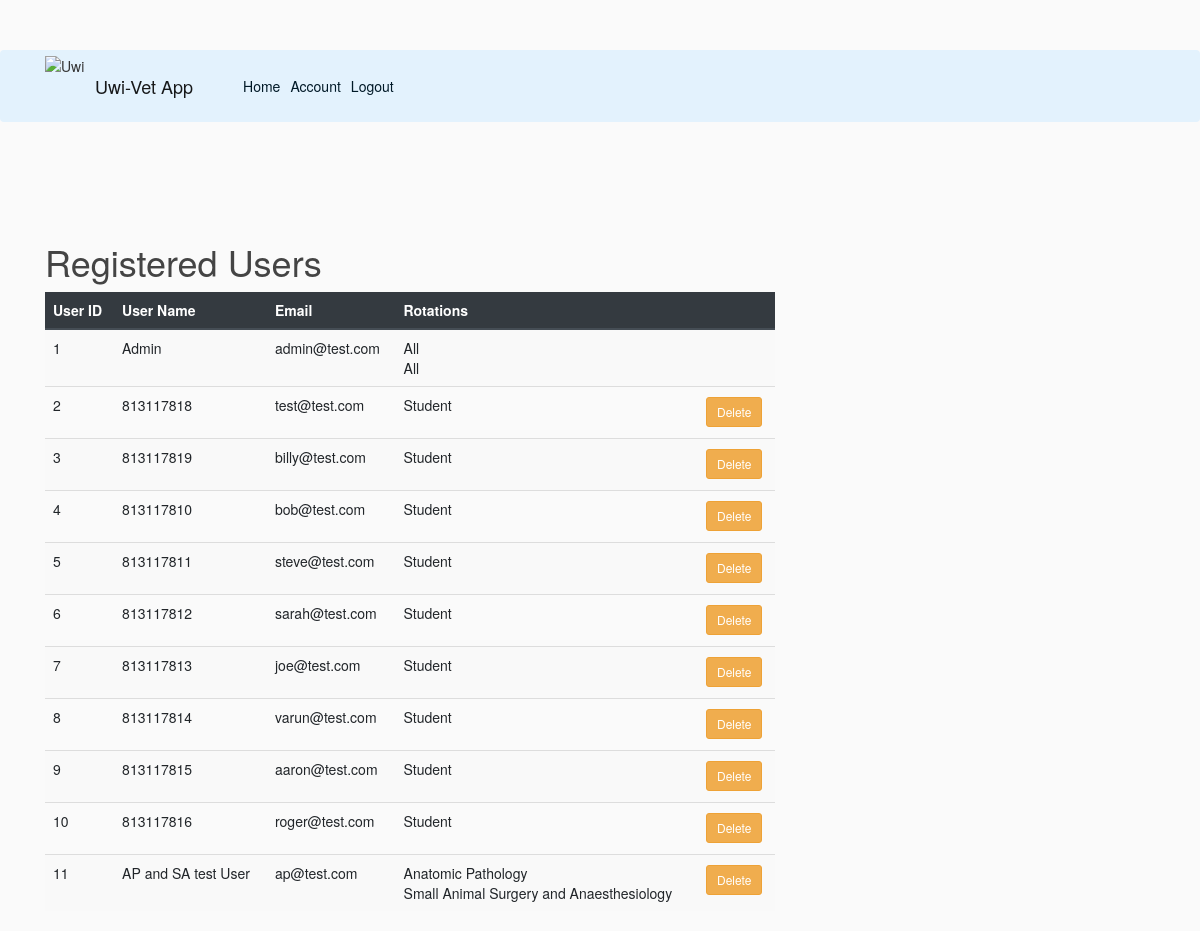
Page /usersreg (signed in) on the earlier database version.
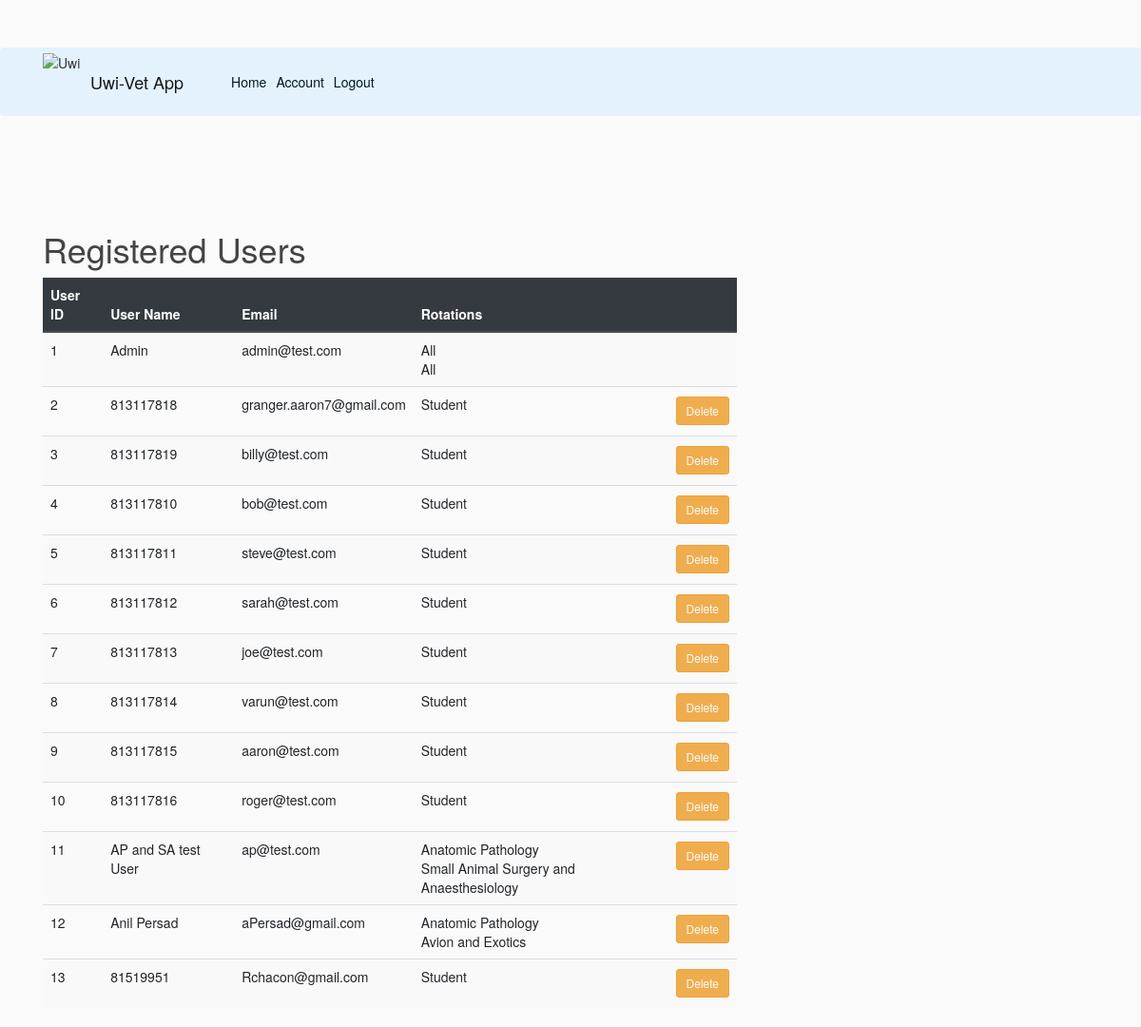
Same page on the later database version.
### flaskblog/models.py (models this page shows, shortened)
class User2(db.Model, UserMixin):
    id = db.Column(db.Integer, primary_key = True)
    username = db.Column(db.String(20), unique=True, nullable=False)
    email = db.Column(db.String(120), unique=True, nullable=False)
    image_file = db.Column(db.String(20), nullable=False, default='default.jpg')
    password = db.Column(db.String(60), nullable=False)
    level = db.Column(db.Integer, nullable=False, default='2')
    rotation1 = db.Column(db.String(50), nullable =False)
    rotation2 = db.Column(db.String(50), nullable =False)

### flaskblog/routes.py (the view)
@app.route("/usersreg")
@login_required
def competancy():
    if current_user.level == 1:
        records= User2.query.all()
        return render_template('usersreg.html', title='usersreg.html', User2=records)
    else:
        flash('ONLY ADMINS CAN ACCESS THIS PAGE','danger')
        return redirect(url_for('home'))

### flaskblog/models.py (called while the page is built)
@login_manager.user_loader
def load_user(user_id):
    return User2.query.get(int(user_id))

### flaskblog/templates/usersreg.html (shortened to what this page needs)
{% extends "layout.html" %}
{% block content%}
    <h1>Registered Users</h1>
    <div class="row">
        <div class="col">
            <table class="table table-striped table-hover">
                <thead class="thead-dark">
                    <tr>
                        <th>User ID</th><th>User Name</th><th>Email</th><th>Rotations</th><th></th>
                    </tr>
                </thead>
                <tbody>
                    {% for val in User2 %}
                    <tr>
                        <td>{{val.id}}</td>
                        <td>{{val.username}}</td>
                        <td>{{val.email}}</td>
                        <td>{{val.rotation1}}
                            {% if val.rotation2 != "None" %}
                                {{val.rotation2}}
                            {% endif %}
                        </td>
                        <td>
                            {% if current_user.id != val.id %}
                                <form action="{{ url_for('delete_user', user_id=val.id)}}" method="POST">
                                    <button class="btn btn-warning btn-sm mt-1 mb-1" type="button" data-toggle="collapse" data-target="#{{ val.id }}" aria-expanded="false" aria-controls="collapseExample">
                                    Delete
                                    </button>
                                </form>
                            {% endif %}
                        </td>
                    </tr>
                    {% endfor %}
                </tbody>
            </table>
        </div>
    </div>
{% endblock content %}

Differences in the rows shown:
changed User2 id 2: email "test@test.com" → "granger.aaron7@gmail.com"
added User2: id "12", username "Anil Persad", email "aPersad@gmail.com", rotation1 "Anatomic Pathology", rotation2 "Avion and Exotics"
added User2: id "13", username "81519951", email "Rchacon@gmail.com", rotation1 "Student"
